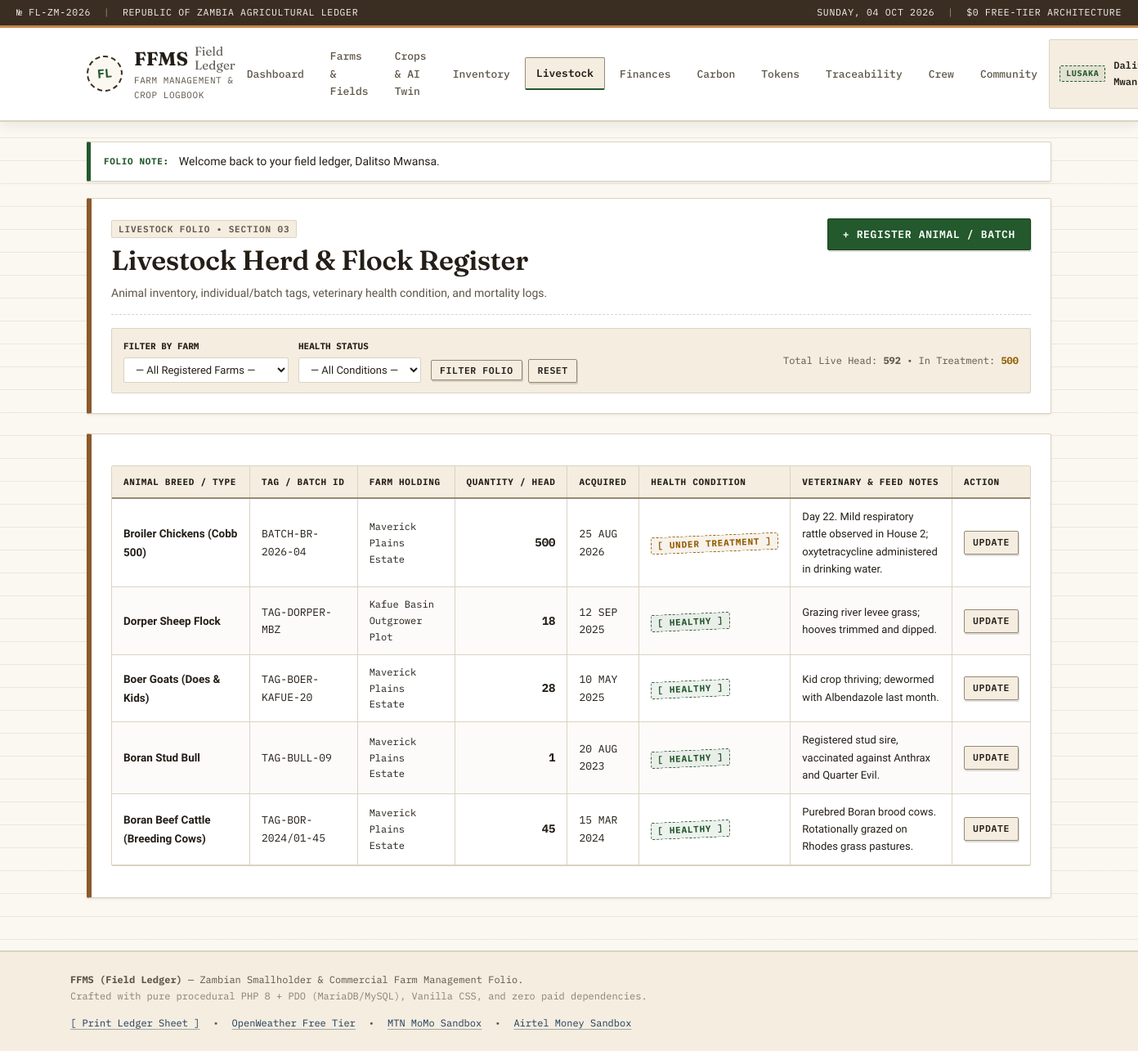
Screenshot of /ffms/livestock.php (signed in) with the database file from the repository.
### tables this page shows
CREATE TABLE IF NOT EXISTS `livestock` (
    `id` INT AUTO_INCREMENT PRIMARY KEY,
    `farm_id` INT NOT NULL,
    `animal_type` VARCHAR(100) NOT NULL,
    `tag_id` VARCHAR(60) NULL,
    `quantity` INT NOT NULL DEFAULT 1,
    `acquisition_date` DATE NULL,
    `health_status` ENUM('healthy', 'sick', 'under_treatment', 'deceased') NOT NULL DEFAULT 'healthy',
    `notes` TEXT NULL,
    `created_at` TIMESTAMP DEFAULT CURRENT_TIMESTAMP,
    CONSTRAINT `fk_livestock_farm` FOREIGN KEY (`farm_id`) REFERENCES `farms`(`id`) ON DELETE CASCADE
);

CREATE TABLE IF NOT EXISTS `farms` (
    `id` INT AUTO_INCREMENT PRIMARY KEY,
    `user_id` INT NOT NULL,
    `farm_name` VARCHAR(150) NOT NULL,
    `location` VARCHAR(150) NOT NULL,
    `weather_city` VARCHAR(100) NULL,
    `size_hectares` DECIMAL(10,2) NOT NULL DEFAULT 0.00,
    `farm_type` ENUM('crop', 'livestock', 'mixed') NOT NULL DEFAULT 'mixed',
    `notes` TEXT NULL,
    `created_at` TIMESTAMP DEFAULT CURRENT_TIMESTAMP,
    CONSTRAINT `fk_farms_user` FOREIGN KEY (`user_id`) REFERENCES `users`(`id`) ON DELETE CASCADE
);

### ffms/livestock.php (the view, shortened to what this page needs)
<?php
require_once __DIR__ . '/includes/auth.php';
require_once __DIR__ . '/includes/helpers.php';
$user = current_user();
$user_id = $user['id'];
$stmt_f = $pdo->prepare('SELECT id, farm_name FROM farms WHERE user_id = ? ORDER BY farm_name ASC');
$stmt_f->execute([$user_id]);
$user_farms = $stmt_f->fetchAll();
$farm_ids = array_column($user_farms, 'id');
$livestock = [];
$total_head = 0;
$healthy_head = 0;
$treatment_head = 0;
if (!empty($farm_ids)) {
    $where = ['f.user_id = ?'];
    $params = [$user_id];
    $sql = '
        SELECT l.*, f.farm_name
        FROM livestock l
        JOIN farms f ON l.farm_id = f.id
        WHERE ' . implode(' AND ', $where) . '
        ORDER BY l.health_status = "sick" DESC, l.health_status = "under_treatment" DESC, l.id DESC
    ';
    $stmt = $pdo->prepare($sql);
    $stmt->execute($params);
    $livestock = $stmt->fetchAll();
    foreach ($livestock as $l) {
        $qty = (int)$l['quantity'];
        if ($l['health_status'] !== 'deceased') {
            $total_head += $qty;
            if ($l['health_status'] === 'healthy') {
                $healthy_head += $qty;
            } elseif (in_array($l['health_status'], ['sick', 'under_treatment'])) {
                $treatment_head += $qty;
            }
        }
    }
}
include __DIR__ . '/includes/header.php';
?>
<div class="ledger-wrapper">
    <div class="ledger-card border-ochre">
        <div class="card-header-ruled">
            <div>
                <span class="folio-tag">LIVESTOCK FOLIO &bull; SECTION 03</span>
                <h1 style="margin-top: 6px;">Livestock Herd &amp; Flock Register</h1>
                <p style="color: var(--ink-muted); margin-bottom: 0; font-size: 14px;">
                    Animal inventory, individual/batch tags, veterinary health condition, and mortality logs.
                </p>
            </div>
            <div style="display: flex; gap: 8px; align-items: center;">
                <a href="livestock_add.php" class="ledger-btn ledger-btn-primary">+ Register Animal / Batch</a>
            </div>
        </div>
        <form method="GET" action="livestock.php" style="display: flex; gap: 12px; flex-wrap: wrap; align-items: flex-end; background: var(--paper-subtle); padding: 12px 14px; border-radius: 2px; border: 1px solid var(--border-rule); margin-top: 14px;">
            <div style="display: flex; flex-direction: column; gap: 4px;">
                <label style="font-family: var(--font-mono); font-size: 11px; font-weight: 700; text-transform: uppercase;">Filter by Farm</label>
                <select name="farm_id" class="form-control" style="padding: 6px 10px; font-size: 13px;">
                    <option value="0">&mdash; All Registered Farms &mdash;</option>
                </select>
            </div>
            <div style="display: flex; flex-direction: column; gap: 4px;">
                <label style="font-family: var(--font-mono); font-size: 11px; font-weight: 700; text-transform: uppercase;">Health Status</label>
                <select name="health_status" class="form-control" style="padding: 6px 10px; font-size: 13px;">
                    <option value="">&mdash; All Conditions &mdash;</option>
                </select>
            </div>
            <div>
                <button type="submit" class="ledger-btn ledger-btn-sm">Filter Folio</button>
                <a href="livestock.php" class="ledger-btn ledger-btn-sm" style="margin-left: 4px;">Reset</a>
            </div>
            <div style="margin-left: auto; font-family: var(--font-mono); font-size: 12px; color: var(--ink-muted); align-self: center;">
                Total Live Head: <strong><?php echo number_format($total_head); ?></strong> &bull;
                In Treatment: <strong style="color: var(--stamp-amber);"><?php echo number_format($treatment_head); ?></strong>
            </div>
        </form>
    </div>
    <div class="ledger-card border-ochre">
        <?php if (empty($livestock)): ?>
            <div style="text-align: center; padding: 40px 20px;">
                <span class="stamp-badge stamp-neutral" style="font-size: 13px;">[ NO LIVESTOCK ENTRIES FOUND ]</span>
                <p style="color: var(--ink-muted); margin-top: 14px;">No livestock batches recorded under this filter.</p>
                <a href="livestock_add.php" class="ledger-btn ledger-btn-primary">+ Register Livestock Head</a>
            </div>
        <?php else: ?>
            <div class="table-responsive">
                <table class="ledger-table">
                    <thead>
                        <tr>
                            <th>Animal Breed / Type</th>
                            <th>Tag / Batch ID</th>
                            <th>Farm Holding</th>
                            <th class="col-right">Quantity / Head</th>
                            <th>Acquired</th>
                            <th>Health Condition</th>
                            <th>Veterinary &amp; Feed Notes</th>
                            <th>Action</th>
                        </tr>
                    </thead>
                    <tbody>
                        <?php foreach ($livestock as $l): ?>
                        <tr>
                            <td>
                                <strong><?php echo sanitize($l['animal_type']); ?></strong>
                            </td>
                            <td class="col-mono"><?php echo sanitize($l['tag_id'] ?: '—'); ?></td>
                            <td class="col-mono" style="font-size: 12px;"><?php echo sanitize($l['farm_name']); ?></td>
                            <td class="col-mono col-right" style="font-weight: 700; font-size: 14px;">
                                <?php echo number_format((int)$l['quantity']); ?>
                            </td>
                            <td class="col-mono"><?php echo format_date_mono($l['acquisition_date']); ?></td>
                            <td><?php echo render_stamp_badge($l['health_status']); ?></td>
                            <td style="font-size: 13px; max-width: 260px;">
                                <?php echo sanitize($l['notes'] ?: '—'); ?>
                            </td>
                            <td>
                                <a href="livestock_edit.php?id=<?php echo (int)$l['id']; ?>" class="ledger-btn ledger-btn-sm">
                                    Update
                                </a>
                            </td>
                        </tr>
                        <?php endforeach; ?>
                    </tbody>
                </table>
            </div>
        <?php endif; ?>
    </div>
</div>
<?php include __DIR__ . '/includes/footer.php'; ?>

### ffms/includes/helpers.php (shortened to what this page needs)
<?php
function sanitize(?string $value): string {
    return htmlspecialchars((string)($value ?? ''), ENT_QUOTES, 'UTF-8');
}
function format_date_mono(?string $date_str): string {
    $time = strtotime($date_str);
    return strtoupper(date('d M Y', $time));
}
function render_stamp_badge(string $status): string {
    $s = strtolower(trim($status));
    $class = 'stamp-neutral';
    $label = strtoupper(str_replace('_', ' ', $s));
    switch ($s) {
        case 'growing':
        case 'healthy':
        case 'completed':
            $class = 'stamp-green';
            break;
        case 'planned':
        case 'under_treatment':
        case 'pending':
            $class = 'stamp-amber';
            break;
    }
    return sprintf(
        '<span class="stamp-badge %s" title="%s">[ %s ]</span>',
        $class,
        sanitize($label),
        sanitize($label)
    );
}
function display_flash(): string {
    $f = $_SESSION['flash'];
    $type_class = match ($f['type']) {
        'green', 'success' => 'flash-green',
        'amber', 'warning' => 'flash-amber',
        'red', 'error'     => 'flash-red',
        default            => 'flash-navy'
    };
    return sprintf(
        '<div class="ledger-flash %s">
            <span class="flash-tag">FOLIO NOTE:</span>
            <span class="flash-text">%s</span>
        </div>',
        $type_class,
        sanitize($f['message'])
    );
}

### rows the page displays
livestock: animal_type "Broiler Chickens (Cobb 500)", tag "BATCH-BR-2026-04", farm.farm_name "Maverick Plains Estate", quantity "500", acquisition_date "25 AUG 2026", health_status "UNDER TREATMENT", notes "Day 22. Mild respiratory rattle observed in House 2; oxytetracycline administered in drinking water."
livestock: animal_type "Dorper Sheep Flock", tag "TAG-DORPER-MBZ", farm.farm_name "Kafue Basin Outgrower Plot", quantity "18", acquisition_date "12 SEP 2025", health_status "HEALTHY", notes "Grazing river levee grass; hooves trimmed and dipped."
livestock: animal_type "Boer Goats (Does & Kids)", tag "TAG-BOER-KAFUE-20", farm.farm_name "Maverick Plains Estate", quantity "28", acquisition_date "10 MAY 2025", health_status "HEALTHY", notes "Kid crop thriving; dewormed with Albendazole last month."
livestock: animal_type "Boran Stud Bull", tag "TAG-BULL-09", farm.farm_name "Maverick Plains Estate", quantity "1", acquisition_date "20 AUG 2023", health_status "HEALTHY", notes "Registered stud sire, vaccinated against Anthrax and Quarter Evil."
livestock: animal_type "Boran Beef Cattle (Breeding Cows)", tag "TAG-BOR-2024/01-45", farm.farm_name "Maverick Plains Estate", quantity "45", acquisition_date "15 MAR 2024", health_status "HEALTHY", notes "Purebred Boran brood cows. Rotationally grazed on Rhodes grass pastures."

### other values shown
$user['location_district'] "LUSAKA"
$f['message'] "Welcome back to your field ledger, Dalitso Mwansa."
$total_head "592"
$treatment_head "500"
